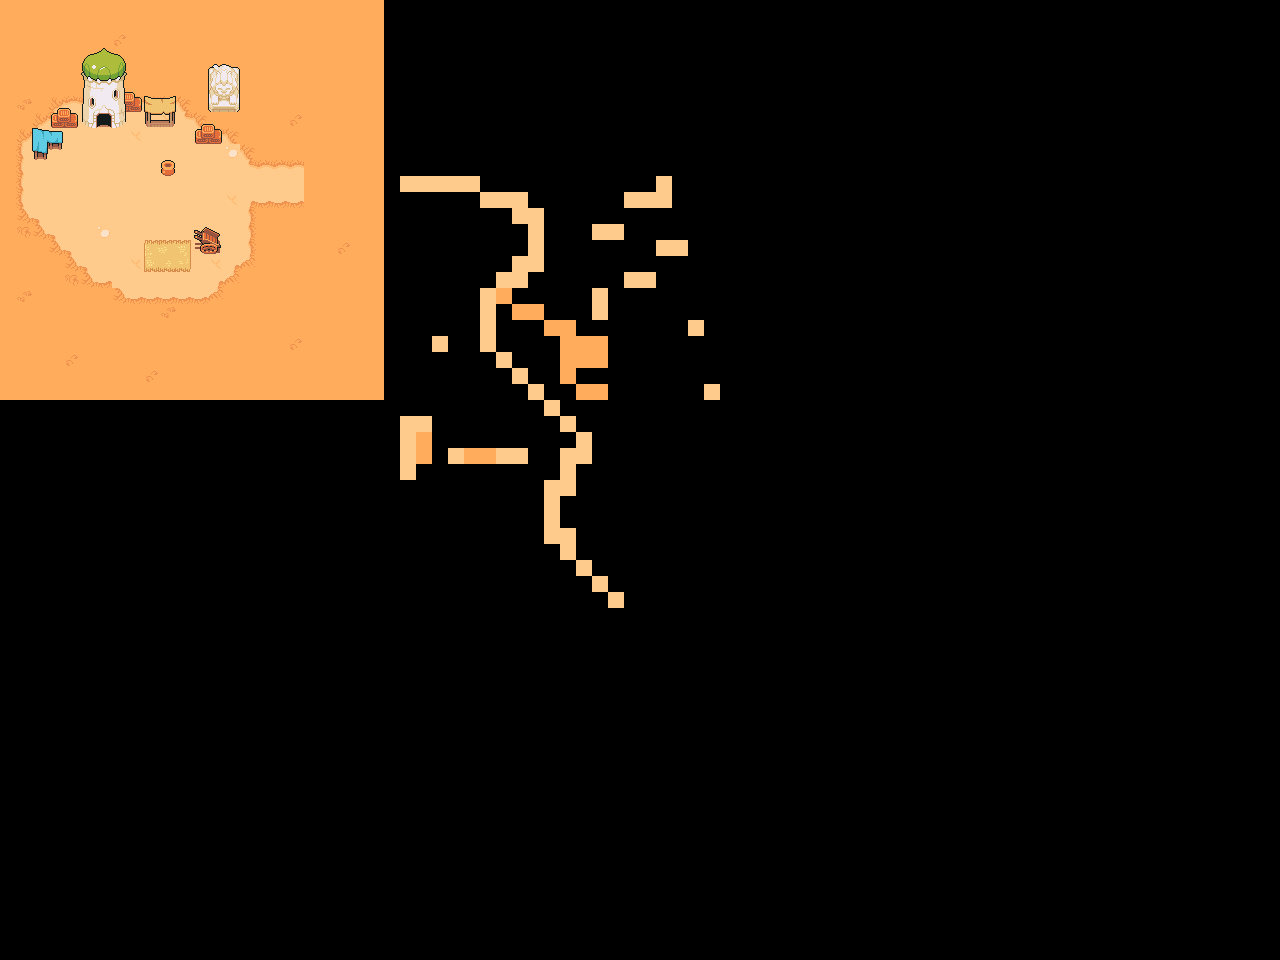

This is a level from a 2D game, rendered from its Tiled map with the project's own tilesets. A one-line summary and the map file follow, with tile-layer data summarised:
An orthogonal 80x60 tile map with 16x16 px tiles, 3 tile layers (Floor, Object, Houses), 3 tilesets and 1 object (player_spawn).

<map version="1.10" tiledversion="1.11.2" orientation="orthogonal" renderorder="right-down" width="80" height="60" tilewidth="16" tileheight="16" infinite="0" nextlayerid="5" nextobjectid="3">
 <tileset firstgid="1" source="../../Tiled/Projects/TilesetFloor.tsx" />
 <tileset firstgid="573" source="../../Tiled/Projects/TilesetElement.tsx" />
 <tileset firstgid="813" source="../../Tiled/Projects/TilesetDesert.tsx" />
 <layer id="1" name="Floor" width="80" height="60">
  <data>[4800 cells, 680 non-empty, 19 distinct tile ids]</data>
 </layer>
 <layer id="2" name="Object" width="80" height="60">
  <data>[4800 cells, 23 non-empty, 15 distinct tile ids]</data>
 </layer>
 <objectgroup id="4" name="Entities">
  <object id="1" name="player_spawn" x="94.4091" y="185.561" />
 </objectgroup>
 <layer id="3" name="Houses" width="80" height="60">
  <data>[4800 cells, 29 non-empty, 29 distinct tile ids]</data>
 </layer>
</map>
